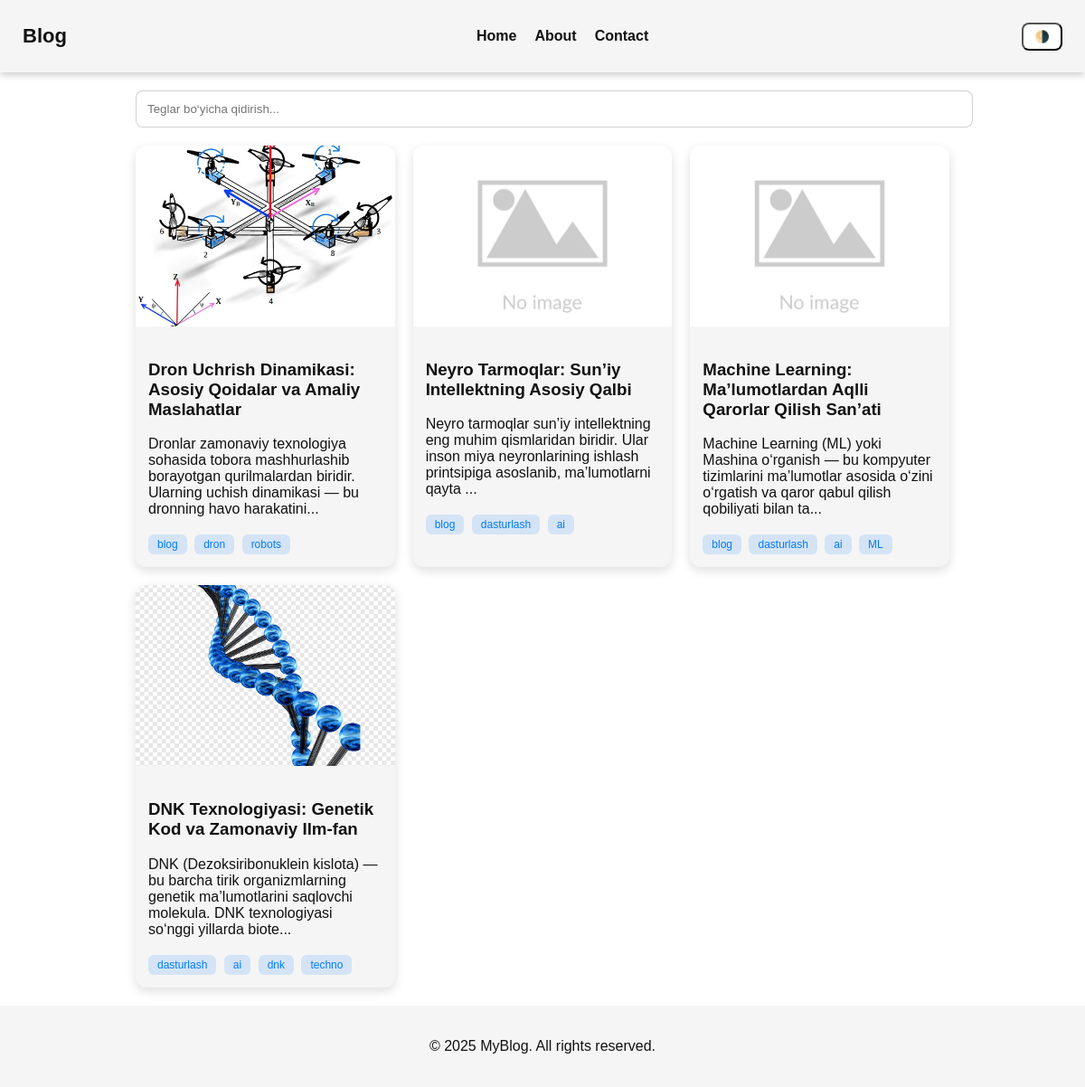
The page / on the database its author committed.
### blog/models.py (models this page shows, shortened)
class Post(models.Model):
    title = models.CharField(max_length=200)
    slug = models.SlugField(unique=True, blank=True)
    body = models.TextField()
    short_text = models.CharField(max_length=300, blank=True)
    image = models.ImageField(upload_to='posts/', null=True, blank=True, default=default_image_path)
    tags = models.ManyToManyField(Tag, related_name="posts")
    created = models.DateTimeField(auto_now_add=True)
    def get_absolute_url(self):
        return reverse('post_detail', kwargs={'slug': self.slug})

class Tag(models.Model):
    name = models.CharField(max_length=50, unique=True)
    slug = models.SlugField(blank=True, unique=True)

### blog/views.py (the view)
# urls.py: path('', views.home, name='home'),
def home(request):
    posts = Post.objects.all()
    tags = Tag.objects.all()
    return render(request, 'home.html', {"posts": posts, "tags": tags})

### template/home.html (shortened to what this page needs)
{% extends 'base.html' %}
{% load static %}
{% block content %}
<div class="container">
    <input type="text" id="search" class="search-box" placeholder="Teglar bo‘yicha qidirish..." onkeyup="filterCards()">
    <div class="cards" id="cardList">
        {% for post in posts %}
        <a href="{{ post.get_absolute_url }}" class="card"
            data-tags="{% for t in post.tags.all %}{{ t.name|lower }} {% endfor %}">
            <img src="{{ post.image.url }}" alt="image">
            <div class="card-content">
                <h3>{{ post.title }}</h3>
                <p>{{ post.short_text }}</p>
                <div class="tags">
                    {% for tag in post.tags.all %}
                    <span class="tag">{{ tag.name }}</span>
                    {% endfor %}
                </div>
            </div>
        </a>
        {% endfor %}
    </div>
</div>
{% endblock %}

### template/base.html (shortened to what this page needs)
{% load static %}
<!DOCTYPE html>
<html lang="en">
<head>
    <link rel="stylesheet" href="{% static 'css/style.css' %}">
</head>
<body>
    <nav class="navbar">
        <div class="logo"><a href="{% url 'home' %}">Blog</a></div>
        <ul class="nav-links">
            <li><a href="{% url 'home' %}">Home</a></li>
            <li><a href="{% url 'about' %}">About</a></li>
            <li><a href="{% url 'contact' %}">Contact</a></li>
        </ul>
        <button class="mode-toggle" onclick="toggleMode()">🌗</button>
    </nav>
    <main>
        {% block content %}{% endblock %}
    </main>
    <footer class="footer">
        <p>© 2025 MyBlog. All rights reserved.</p>
    </footer>
</body>
</html>

### static/css/style.css (style rules this page uses)
:root { --bg: #ffffff; --text: #111111; --card: #f5f5f5; }
html, body { height: 100%; margin: 0; }
body { font-family: Arial, sans-serif; background: var(--bg); color: var(--text); transition: 0.3s; display: flex; flex-direction: column; min-height: 100vh; }
main { flex: 1; }
.container { max-width: 900px; margin: auto; padding: 20px; }
.search-box { width: 100%; padding: 12px; border-radius: 8px; border: 1px solid #5554; margin-bottom: 20px; }
.navbar { display: flex; justify-content: space-between; padding: 15px 25px; background: var(--card); box-shadow: 0 3px 8px #0003; align-items: center; }
.nav-links { list-style: none; display: flex; gap: 20px; }
.nav-links a { color: var(--text); text-decoration: none; font-weight: bold; }
.mode-toggle { padding: 6px 12px; cursor: pointer; border-radius: 8px; background: var(--bg); }
.navbar .logo a { text-decoration: none; color: var(--text); font-weight: bold; font-size: 22px; }
.cards { display: grid; grid-template-columns: repeat(auto-fit, minmax(260px, 1fr)); gap: 20px; }
.card { background: var(--card); border-radius: 12px; box-shadow: 0 4px 12px #0002; overflow: hidden; text-decoration: none; color: var(--text); transition: .2s; }
.card img { width: 100%; height: 200px; object-fit: cover; }
.card-content { padding: 14px; }
.tags .tag { display: inline-block; padding: 4px 10px; background: #007bff22; color: #007bff; border-radius: 6px; margin-right: 4px; font-size: 12px; }
.footer { background: var(--card); padding: 20px; text-align: center; }
.tag { display: inline-block; background: #007bff22; color: #007bff; padding: 3px 8px; margin: 3px 3px 0 0; border-radius: 4px; cursor: pointer; font-size: 13px; }

### rows shown on the page
Post: image (picture), title "Dron Uchrish Dinamikasi: Asosiy Qoidalar va Amaliy Maslahatlar", short_text "Dronlar zamonaviy texnologiya sohasida tobora mashhurlashib borayotgan qurilmalardan biridir. Ularning uchish dinamikasi — bu dronning havo harakatini..."
Tag: name "blog"
Tag: name "dron"
Tag: name "robots"
Post: image (placeholder picture), title "Neyro Tarmoqlar: Sun’iy Intellektning Asosiy Qalbi", short_text "Neyro tarmoqlar sun’iy intellektning eng muhim qismlaridan biridir. Ular inson miya neyronlarining ishlash printsipiga asoslanib, ma’lumotlarni qayta ..."
Tag: name "dasturlash"
Tag: name "ai"
Post: image (placeholder picture), title "Machine Learning: Ma’lumotlardan Aqlli Qarorlar Qilish San’ati", short_text "Machine Learning (ML) yoki Mashina o‘rganish — bu kompyuter tizimlarini ma’lumotlar asosida o‘zini o‘rgatish va qaror qabul qilish qobiliyati bilan ta..."
Tag: name "ML"
Post: image (picture), title "DNK Texnologiyasi: Genetik Kod va Zamonaviy Ilm-fan", short_text "DNK (Dezoksiribonuklein kislota) — bu barcha tirik organizmlarning genetik ma’lumotlarini saqlovchi molekula. DNK texnologiyasi so‘nggi yillarda biote..."
Tag: name "dnk"
Tag: name "techno"
